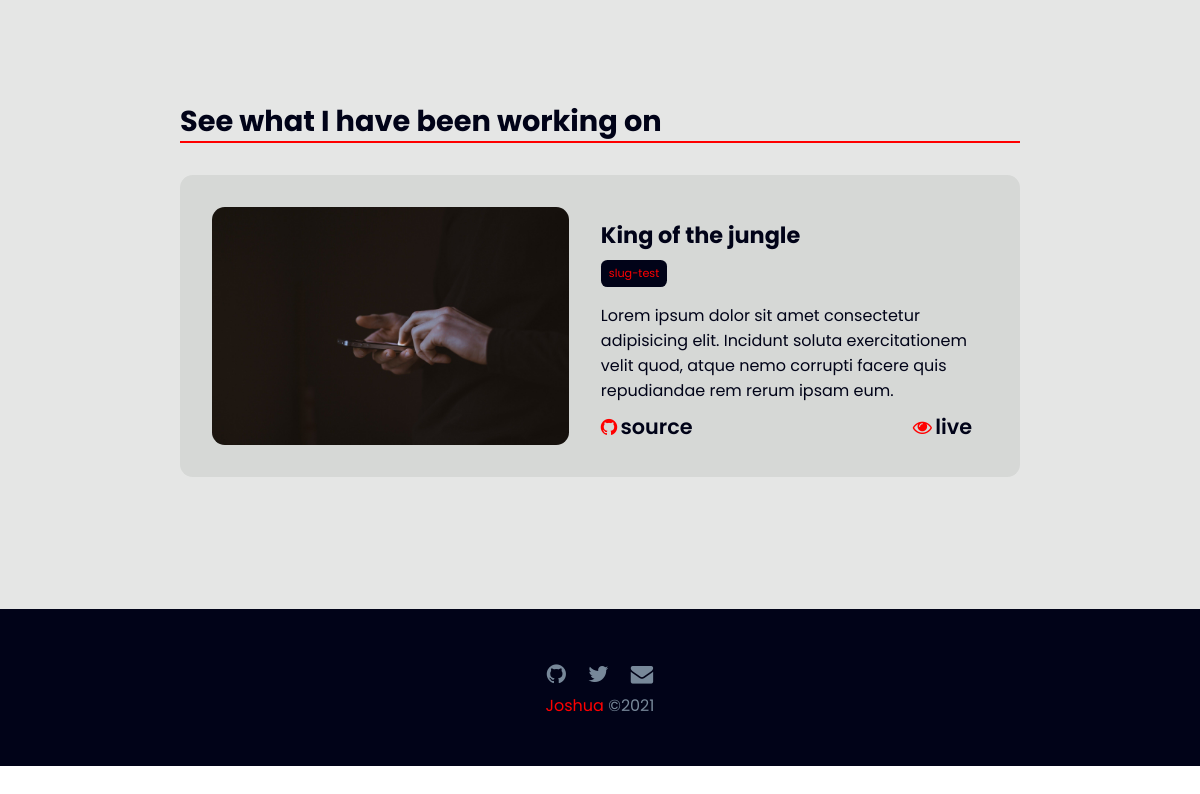
Page /projects/ on the earlier database version.
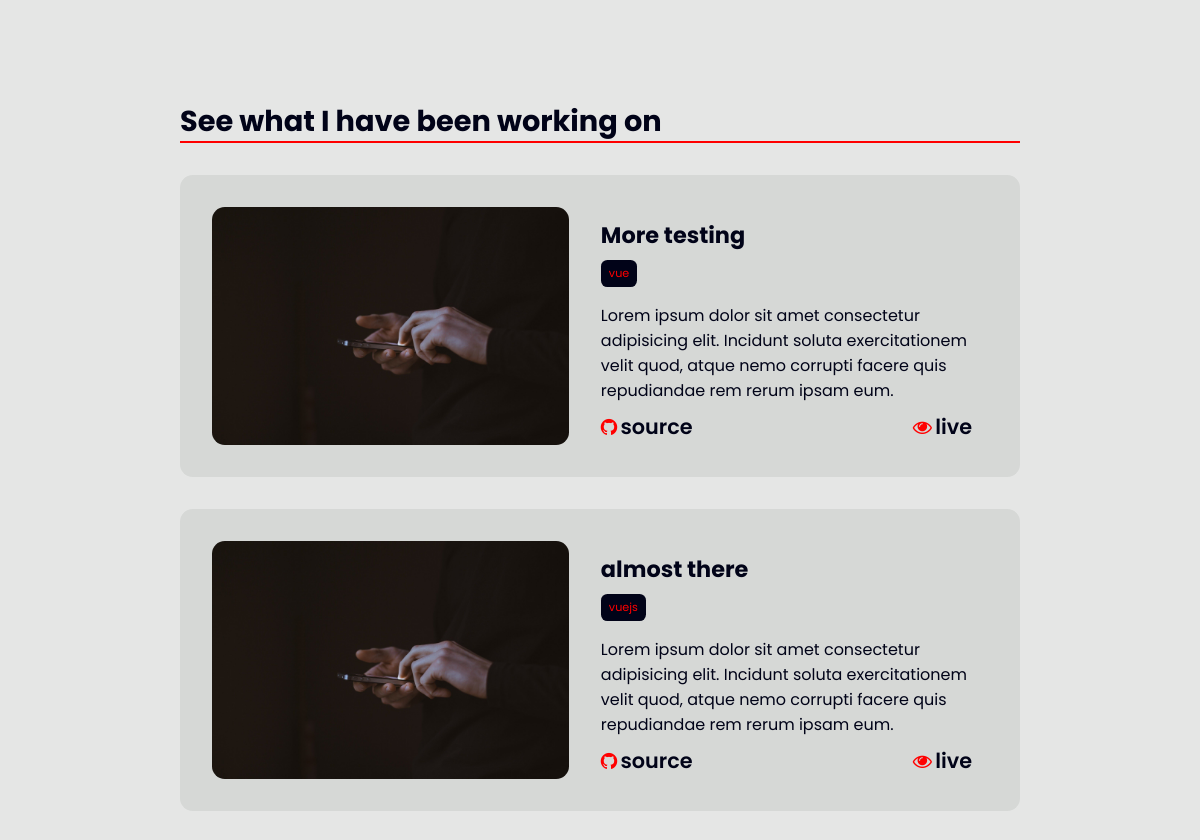
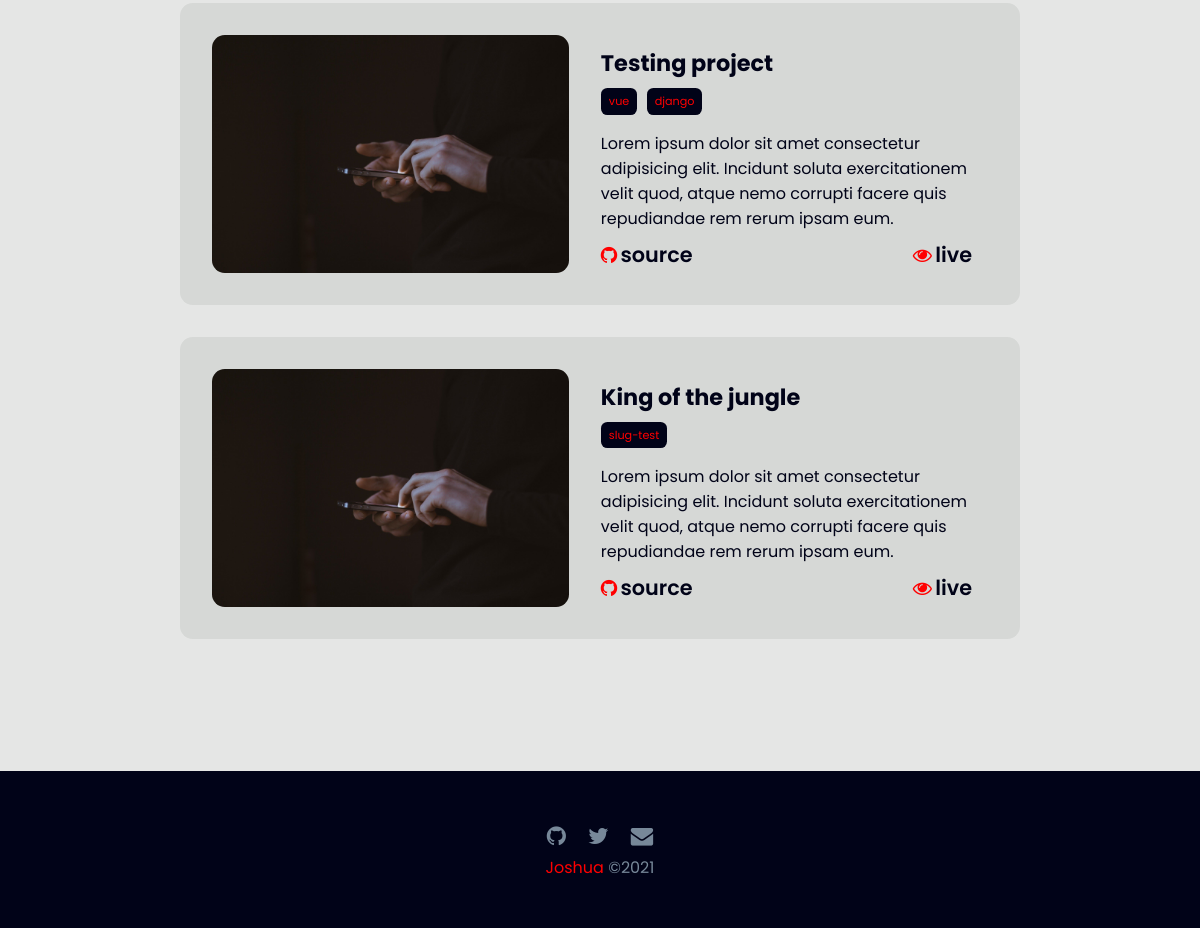
Same page on the later database version (2 pictures, top to bottom).
### projects/models.py (models this page shows, shortened)
class Project(models.Model):
    title = models.CharField(max_length=50)
    date_created = models.DateTimeField(auto_now_add=True)
    slug = models.SlugField(max_length=50)
    featured = models.BooleanField(default=False)
    tags = TaggableManager()
    image = models.ImageField(upload_to='images', blank=True)
    live_site = models.URLField(max_length=500, blank=True)
    git_repo = models.URLField(max_length=500, blank=True)
    project_detail = models.TextField(blank=True)
    class Meta:
        ordering = ("-date_created",)

### projects/views.py (the view)
# urls.py: path('projects/', views.all_projects, name='all-projects'),
def all_projects(request, tag_name = None):
    project_list = Project.objects.all()
    tag = None
    if tag_name:
        tag = get_object_or_404(Tag, name=tag_name)
        project_list = project_list.filter(tags__in=[tag])
        print(type(tag))
    paginator = Paginator(project_list, 4)
    page = request.GET.get('page')
    try:
        projects  = paginator.page(page)
    except  PageNotAnInteger:
        projects = paginator.page(1)
    except EmptyPage:
        projects = paginator.page(paginator.num_pages)
    return render(request, 'projects/all_projects.html', {'projects':projects, 'tag':tag})

### projects/templates/projects/all_projects.html (shortened to what this page needs)
{% extends 'base.html' %}
{% load static %}
{% block content %}
<section class="work">
    <div class="container">
        <h1 class="section-title">See what I have been working on</h1>
        <div class="all-work">
            {% for project in projects %}
                <div class="single-work">
                    <div class="work-image">
                        {% if project.image %}
                            <img src="{{project.image.url}}" alt="">
                            {% else %}
                            <img src="{% static 'images/phone.jpg'%}" alt="">
                        {% endif %}
                    </div>
                        <div class="work-text">
                            <h3 class="work-title">{{project.title}}</h3>
                            <ul class="tags">
                                {% for tag in project.tags.all %}
                                    <li class="tag">
                                    <a href="{% url 'all_projects_by_tagname' tag %}" style="text-decoration: none;">{{tag}}</a>
                                    </li>
                                {% endfor %}
                            </ul>
                            <p class="work-detail">
                                Lorem ipsum dolor sit amet consectetur adipisicing elit. Incidunt soluta exercitationem velit quod, atque nemo corrupti facere quis repudiandae rem rerum ipsam eum.
                            </p>
                        <ul class="work-cta">
                            <li class="github">
                                <span><i class="fa fa-github cta" aria-hidden="true">
                                </i></span>source</li>
                            <li class="live-site"><span><i class="cta fa fa-eye" aria-hidden="true"></i></span>live</li>
                        </ul>
                    </div>
                </div>
            {% endfor %}
        </div>
    </div>
</section>
{% endblock content %}

### projects/templates/base.html (shortened to what this page needs)
{% load static %}
<!DOCTYPE html>
<html lang="en">
<head>
    <link rel="stylesheet" href="https://cdnjs.cloudflare.com/ajax/libs/font-awesome/4.7.0/css/font-awesome.min.css">
    <link rel="stylesheet" href="{% static '/css/main.css' %}">
</head>
<body>
    {% block content %}{% endblock content %}
    <footer>
            <div class="container">
                <div class="footer-content">
                        </span><span class="footer-socials">
                            <i class="fa fa-github" aria-hidden="true"></i>
                            <i class="fa fa-twitter" aria-hidden="true"></i>
                            <i class="fa fa-envelope" aria-hidden="true"></i>
                        </span>
                        <p><span class="special">Joshua</span> &copy;2021</p>
                </div>
            </div>
    </footer>
</body>
</html>

### static/css/main.css (style rules this page uses)
:root { --primary-color: azure; --yellow-color: #FEE715FF; --black-color: #101820FF; --chalk-white: #ebeeec; --main-font: 'Kiwi Maru'; --logo-font: 'Coming Soon'; }
*, *::before, *::after { margin: 0; padding: 0; box-sizing: border-box; }
html, body { font-family: 'Poppins'; overflow-wrap: break-word; }
a { color: unset; text-decoration: none; }
img { max-width: 100%; display: block; }
li { list-style: none; }
section { padding: 50px 0; }
.special { color: red; }
.container { margin: 0 auto; width: 80%; max-width: 600px; }
.section-title { margin-bottom: 1.5rem; font-size: 1.6rem; position: relative; }
.section-title::after { content: ''; height: 2px; width: 100%; bottom: 0; left: 0; background-color: red; position: absolute; }
.cta { color: red; font-size: 1.2rem; }
.work { background-color:#e5e6e5; color: #010318; }
.all-work { margin-top: 2rem; }
.single-work { background-color: #d6d8d6; border-radius: .8rem; }
.single-work { margin-bottom: 2rem; padding-bottom: 1rem; }
.work-text { padding: 0 1rem; }
.work-title { margin-top: .5rem; }
.work-detail { display: none; }
.work-cta { padding-top: .5rem; font-size: 1.3rem; display: flex; justify-content: space-between; font-weight:600; }
.work-cta .cta { padding-right: .2rem; }
.work-image img { border-radius: .8rem; }
.tags { font-size: .7rem; color: red; margin-bottom: 0; }
.tag { background-color: #010318; display: inline-block; border-radius: .4rem; padding:.3rem .5rem; margin:.5rem 0; margin-right: .4rem; }
footer { color: lightslategrey; background-color: #010318; padding: 3rem 0; text-align: center; }
footer i { padding: 0 .5rem; margin-bottom: .5rem; }
footer p { font-size: 1rem; }
@media (min-width: 600px) { .container { width: 60%; } }
@media (min-width: 900px) { h1, h3 { font-size: 1.6rem; } }
@media (min-width: 900px) { section { padding: 100px 0; } }
@media (min-width: 900px) { .container { max-width: 1200px; width: 70%; } }
@media (min-width: 900px) { .section-title { margin-bottom: 2rem; font-size: 1.8rem; } }
@media (min-width: 900px) { .work-detail { display: unset; } }
@media (min-width: 1000px) { footer { font-size: 1.3rem; } }
@media (min-width: 1100px) { .single-work { display: flex; padding: 2rem; border-bottom: none; justify-content: space-between; align-items: center; } }
@media (min-width: 1100px) { .work-text { padding-left: 2rem; width: 100%; } }
@media (min-width: 1100px) { .work-image img { width: 700px; } }
@media (min-width: 1100px) { .work-title { font-size: 1.4rem; } }
@media (min-width: 1100px) { .work-detail { display: unset; font-size: 1rem; } }
@media (min-width: 1100px) { .tags { margin-bottom: .5rem; } }
@media (min-width: 1200px) { footer { font-size: 1.4rem; } }

Differences in the rows shown:
added Project: title "More testing"
added Tag: name "vue"
added Project: title "almost there"
added Tag: name "vuejs", shown under "almost there"
added Project: title "Testing project"
added Tag: name "django", shown under "Testing project"
